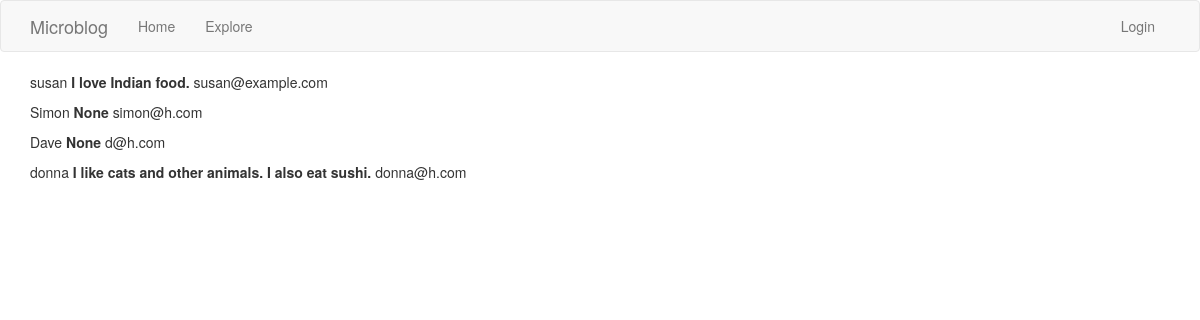
Page /userlist on the earlier database version.
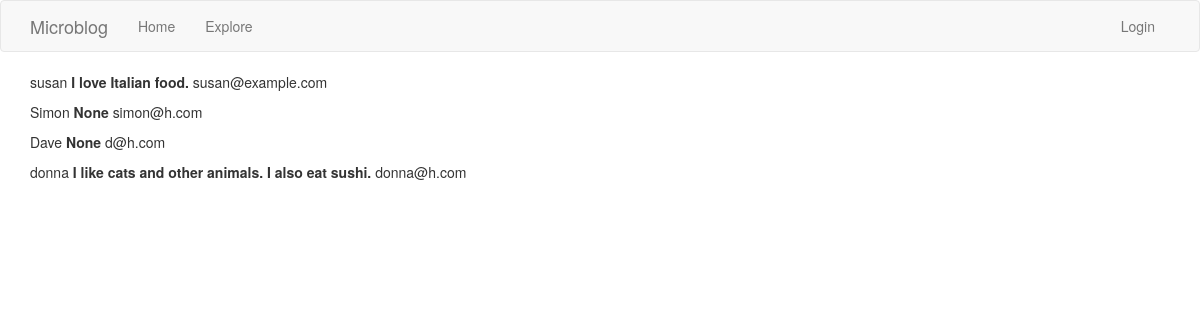
Same page on the later database version.
### app/models.py (models this page shows, shortened)
class User(UserMixin,db.Model):
    id = db.Column(db.Integer, primary_key=True)
    username = db.Column(db.String(64), index=True, unique=True)
    email = db.Column(db.String(120), index=True, unique=True)
    password_hash = db.Column(db.String(128))
    posts = db.relationship('Post', backref='author', lazy='dynamic')
    about_me = db.Column(db.String(140))
    last_seen = db.Column(db.DateTime, default=datetime.utcnow)
    followed = db.relationship(
    'User', secondary=followers,
    primaryjoin=(followers.c.follower_id == id),
    secondaryjoin=(followers.c.followed_id == id),
    backref=db.backref('followers', lazy='dynamic'), lazy='dynamic')

### app/routes.py (the view)
@app.route('/userlist')
def userlist():
    users = User.query.all()
    return render_template('userlist.html', users=users)

### app/routes.py (called while the page is built)
@app.before_request
def before_request():
    if current_user.is_authenticated:
        current_user.last_seen = datetime.utcnow()
        db.session.commit()

### app/templates/userlist.html
{% extends "base.html" %}
{% block app_content %}
    {% for user in users %}
        <div><p>{{ user.username }} <b>{{user.about_me}}</b> {{user.email}}</p></div>
    {% endfor %}
{% endblock %}

Differences in the rows shown:
changed User "susan": about_me "I love Indian food." → "I love Italian food."
